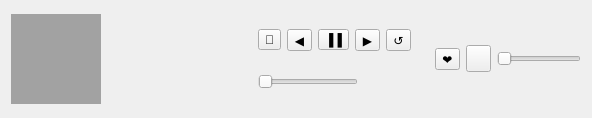
         <widget class="QFrame" name="horizontalFrame">
          <layout class="QHBoxLayout" name="horizontalLayout_3">
           <item>
            <widget class="QLabel" name="label">
             <property name="minimumSize">
              <size>
               <width>90</width>
               <height>90</height>
              </size>
             </property>
             <property name="maximumSize">
              <size>
               <width>90</width>
               <height>90</height>
              </size>
             </property>
             <property name="styleSheet">
              <string notr="true">background-color: rgb(162, 162, 162);</string>
             </property>
             <property name="text">
              <string/>
             </property>
            </widget>
           </item>
           <item>
            <widget class="QWidget" name="verticalWidget" native="true">
             <layout class="QVBoxLayout" name="verticalLayout_6">
              <item>
               <widget class="QLabel" name="label_2">
                <property name="minimumSize">
                 <size>
                  <width>40</width>
                  <height>37</height>
                 </size>
                </property>
                <property name="styleSheet">
                 <string notr="true">color: rgb(255, 255, 255);
font: 12pt &quot;Segoe UI&quot;;</string>
                </property>
                <property name="text">
                 <string/>
                </property>
               </widget>
              </item>
              <item>
               <widget class="QWidget" name="horizontalWidget" native="true">
                <property name="minimumSize">
                 <size>
                  <width>0</width>
                  <height>32</height>
                 </size>
                </property>
                <layout class="QHBoxLayout" name="horizontalLayout_8">
                 <item>
                  <widget class="QLabel" name="label_3">
                   <property name="minimumSize">
                    <size>
                     <width>40</width>
                     <height>37</height>
                    </size>
                   </property>
                   <property name="styleSheet">
                    <string notr="true">font: 9pt &quot;Segoe UI&quot;;
color: rgb(243, 243, 243)</string>
                   </property>
                   <property name="text">
                    <string/>
                   </property>
                  </widget>
                 </item>
                 <item>
                  <widget class="QLabel" name="label_Value_1">
                   <property name="minimumSize">
                    <size>
                     <width>45</width>
                     <height>0</height>
                    </size>
                   </property>
                   <property name="maximumSize">
                    <size>
                     <width>100</width>
                     <height>16777215</height>
                    </size>
                   </property>
                   <property name="text">
                    <string/>
                   </property>
                  </widget>
                 </item>
                </layout>
               </widget>
              </item>
             </layout>
            </widget>
           </item>
           <item alignment="Qt::AlignmentFlag::AlignVCenter">
            <widget class="QWidget" name="verticalWidget" native="true">
             <layout class="QVBoxLayout" name="verticalLayout_5">
              <item>
               <widget class="QWidget" name="horizontalWidget" native="true">
                <layout class="QHBoxLayout" name="horizontalLayout_4">
                 <item>
                  <widget class="QToolButton" name="toolButton_random">
                   <property name="styleSheet">
                    <string notr="true">font: 13pt &quot;Segoe UI&quot;;</string>
                   </property>
                   <property name="text">
                    <string>🎲</string>
                   </property>
                  </widget>
                 </item>
                 <item>
                  <widget class="QToolButton" name="toolButton_prev">
                   <property name="styleSheet">
                    <string notr="true">font: 15pt &quot;Segoe UI&quot;;</string>
                   </property>
                   <property name="text">
                    <string>◀</string>
                   </property>
                  </widget>
                 </item>
                 <item>
                  <widget class="QToolButton" name="toolButton_play">
                   <property name="text">
                    <string>▐▐</string>
                   </property>
                  </widget>
                 </item>
                 <item>
                  <widget class="QToolButton" name="toolButton_next">
                   <property name="styleSheet">
                    <string notr="true">font: 15pt &quot;Segoe UI&quot;;</string>
                   </property>
                   <property name="text">
                    <string>▶</string>
                   </property>
                  </widget>
                 </item>
                 <item>
                  <widget class="QToolButton" name="toolButton_loop">
                   <property name="styleSheet">
                    <string notr="true">font: 14pt &quot;Segoe UI&quot;;</string>
                   </property>
                   <property name="text">
                    <string>↺</string>
                   </property>
                  </widget>
                 </item>
                </layout>
               </widget>
              </item>
              <item>
               <widget class="QWidget" name="horizontalWidget" native="true">
                <property name="minimumSize">
                 <size>
                  <width>0</width>
                  <height>32</height>
                 </size>
                </property>
                <layout class="QHBoxLayout" name="horizontalLayout_11">
                 <item>
                  <widget class="QSlider" name="horizontalSlider_Audio_File_Duration">
                   <property name="styleSheet">
                    <string notr="true">selection-background-color: rgb(255, 255, 255);</string>
                   </property>
                   <property name="orientation">
                    <enum>Qt::Orientation::Horizontal</enum>
                   </property>
                  </widget>
                 </item>
                 <item>
                  <widget class="QLabel" name="label_Value_2">
                   <property name="minimumSize">
                    <size>
                     <width>47</width>
                     <height>0</height>
                    </size>
                   </property>
                   <property name="text">
                    <string/>
                   </property>
                  </widget>
                 </item>
                </layout>
               </widget>
              </item>
             </layout>
            </widget>
           </item>
           <item alignment="Qt::AlignmentFlag::AlignHCenter">
            <widget class="QToolButton" name="toolButton_fav">
             <property name="styleSheet">
              <string notr="true">font: 12pt &quot;Segoe UI&quot;;</string>
             </property>
             <property name="text">
              <string>❤︎</string>
             </property>
            </widget>
           </item>
           <item>
            <widget class="QToolButton" name="toolButton_Volume">
             <property name="minimumSize">
              <size>
               <width>25</width>
               <height>27</height>
              </size>
             </property>
             <property name="text">
              <string/>
             </property>
            </widget>
           </item>
           <item alignment="Qt::AlignmentFlag::AlignLeft">
            <widget class="QSlider" name="horizontalSlider_Audio_Volume">
             <property name="minimumSize">
              <size>
               <width>70</width>
               <height>0</height>
              </size>
             </property>
             <property name="styleSheet">
              <string notr="true">selection-color: rgb(0, 0, 0);</string>
             </property>
             <property name="orientation">
              <enum>Qt::Orientation::Horizontal</enum>
             </property>
            </widget>
           </item>
          </layout>
         </widget>
